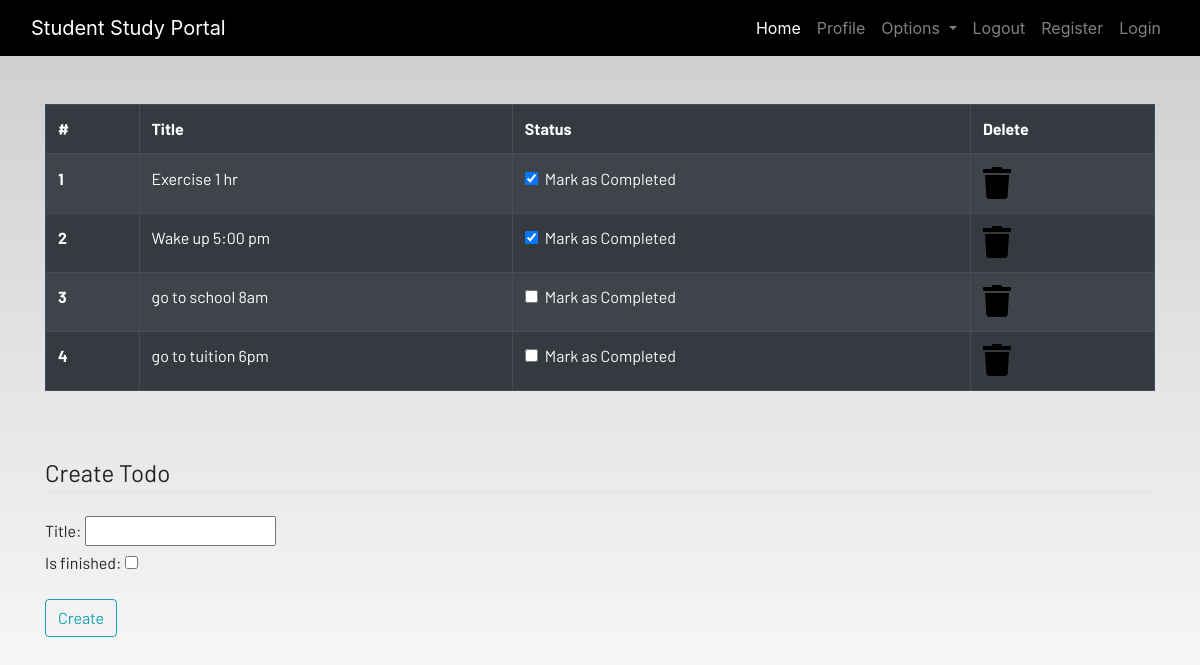
The app's page /todo (signed in) with its own data.
### dashboard/models.py (models this page shows, shortened)
class Todo(models.Model):
    user = models.ForeignKey(User, on_delete=models.CASCADE)
    title = models.CharField(max_length=100)
    is_finished = models.BooleanField(default=False)
    class Meta:                     # for this class remove the extra s in admion table before:Notess after:Notes
       verbose_name = "Todo"
       verbose_name_plural = "Todo"

### dashboard/views.py (the view)
# urls.py: path('todo',views.todo,name='todo'),
def todo(request):
    if request.method == 'POST':
        form = TodoForm(request.POST)
        if form.is_valid():
            try:
                finished = request.POST["is_finished"]
                if finished == 'on':
                    finished = True
                else:
                    finished = False
            except:
                finished = False
        todos = Todo(
            user = request.user,
            title = request.POST['title'],
            is_finished = finished
        )
        todos.save()
        messages.success(request,f"Todo Added from {request.user.username} !! ")
    else:
        form = TodoForm()
    todo = Todo.objects.filter(user=request.user)
    if len(todo)==0:
        todos_done = True
    else:
        todos_done = False
    context = {
        'form':form,
        'todos':todo,
        'todos_done':todos_done
    }
    return render(request,"dashboard/todo.html",context)

### dashboard/forms.py
class TodoForm(forms.ModelForm):
    class Meta:
        model = Todo
        fields = ['title','is_finished']

### dashboard/templates/dashboard/todo.html (shortened to what this page needs)
{% extends 'dashboard/base.html' %}
{% load static %}
{% block content %}
<div class="container">
    {% if not todos_done %}
    <table class="table table-striped table-bordered table-hover table-dark">
        <thead>
            <tr>
                <th scope="col">#</th>
                <th scope="col">Title</th>
                <th scope="col">Status</th>
                <th scope="col">Delete</th>
            </tr>
        </thead>
        <tbody>
            {% for todo in todos %}
            <tr>
                <th scope="row">{{forloop.counter}}</th>
                <td>{{todo.title}}</td>
                <td>
                    <a href="{% url 'update-todo' todo.id %}">
                        <div class="form-check">
                            {% if todo.is_finished == True %}
                            <input class="form-check-input" type="checkbox" value="" checked>
                            {% else %}
                            <input class="form-check-input" type="checkbox" value="">
                            {% endif %}
                            <label class="form-check-label text-light" for="flexCheckDefault">
                                Mark as Completed
                            </label>
                        </div>
                    </a>
                </td>
                <td><a href="{% url 'delete-todo' todo.id %}"><i class="fa fa-trash fa-2x"></i></a></td>
            </tr>
            {% endfor %}
        </tbody>
    </table>
    {% else %}
    <h4>All tasks have been done!! create to add more</h4>
    {% endif %}
</div><br><br>
<div class="container">
    <form method="POST">
        <fieldset class="form-group">
            <legend class="border-bottom mb-4">Create Todo</legend>
            {{form}}
        </fieldset>
        <div class="form-group">
            <button href="" class="btn btn-outline-info" type="submit">
                Create
            </button>
        </div>
    </form>
</div>
{% endblock content %}

### static/css/main.css (style rules this page uses)
html { scroll-behavior: smooth; height: 100%; width: 100%; }
a { text-decoration: none !important; color: black; }
html, body { max-width: 100%; overflow-x: hidden; height: 100%; width: 100%; }
body { background: linear-gradient(rgba(0, 0, 0, 0.2), rgba(255, 255, 255, 0.5)); overflow-x: hidden; background-repeat: no-repeat; }
.fa { color: black; }

### records on screen
Todo: title "Exercise 1 hr"
Todo: title "Wake up 5:00 pm"
Todo: title "go to school 8am"
Todo: title "go to tuition 6pm"
